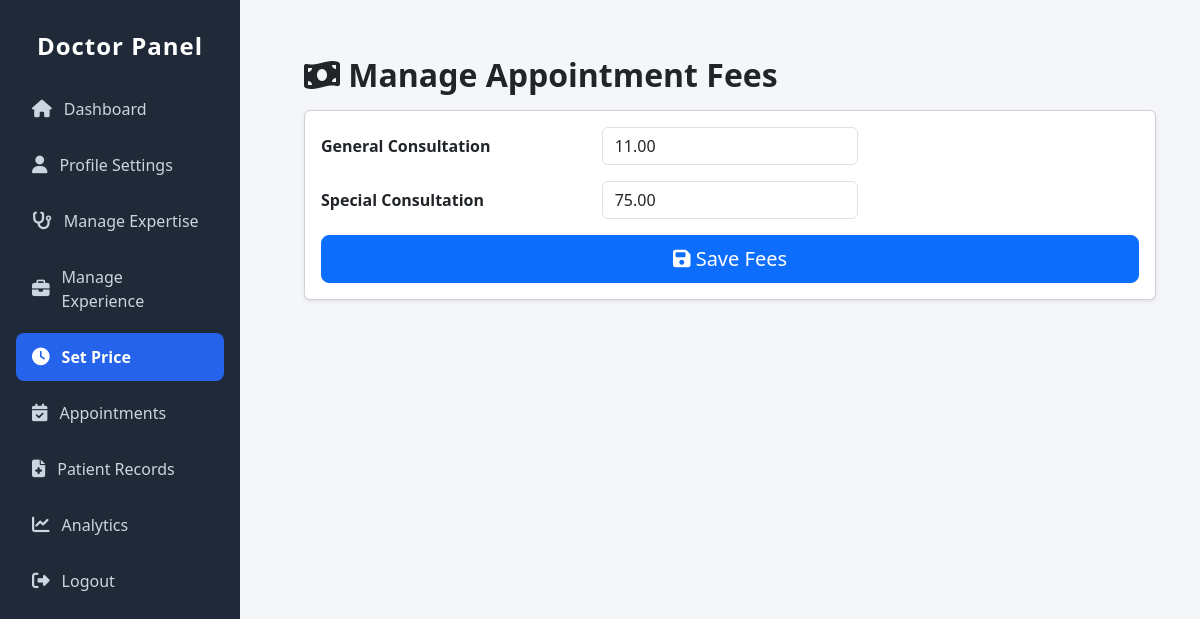
The app's page /users/doctor/manage-fees/ (signed in), older data.
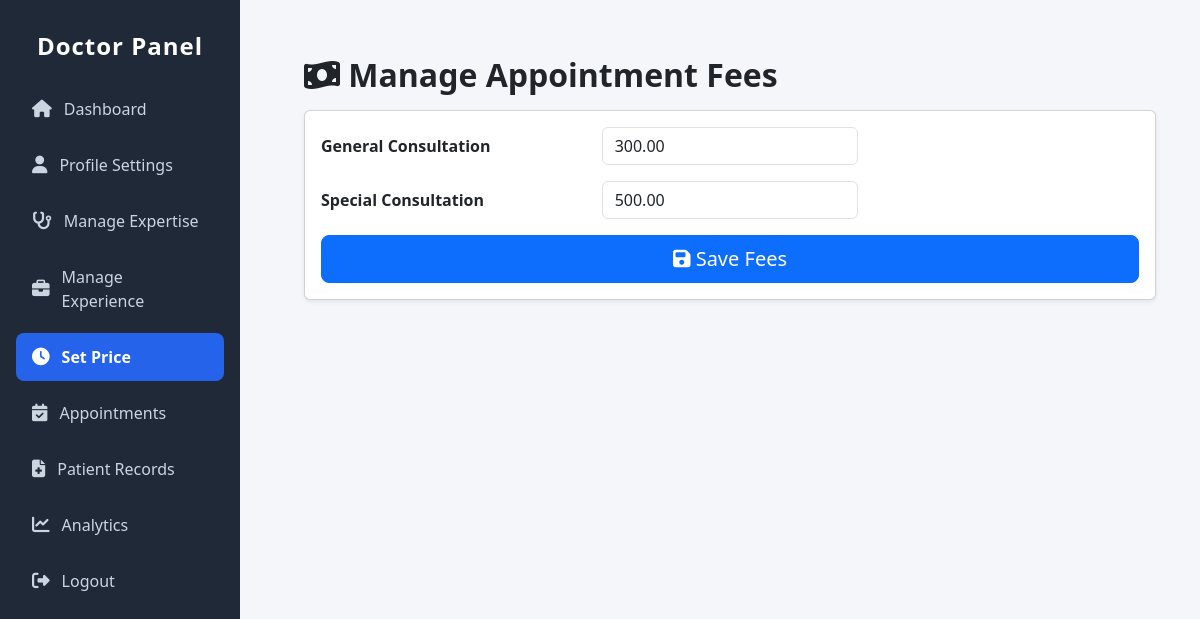
The same page, newer data.
### doctor/models.py (models this page shows, shortened)
class DoctorAppointmentFee(models.Model):
    APPOINTMENT_CATEGORIES = [
        ('General', 'General Consultation'),
        ('Special', 'Special Consultation'),
    ]
    doctor = models.ForeignKey(Doctor, on_delete=models.CASCADE, related_name='appointment_fees')
    category = models.CharField(max_length=50, choices=APPOINTMENT_CATEGORIES)
    price = models.DecimalField(max_digits=10, decimal_places=2)
    class Meta:
        unique_together = ('doctor', 'category')  # Prevent duplicates

### doctor/views.py (the view, shortened to what this page needs)
# urls.py: path('manage-fees/', views.manage_appointment_fees, name='manage_appointment_fees'),
@login_required
def manage_appointment_fees(request):
    doctor = get_object_or_404(Doctor, user=request.user)
    categories = DoctorAppointmentFee.APPOINTMENT_CATEGORIES
    fees_list = []
    for key, label in categories:
        fee = doctor.appointment_fees.filter(category=key).first()
        fees_list.append({
            'key': key,
            'label': label,
            'fee': fee.price if fee else ''
        })
    context = {
        'fees_list': fees_list
    }
    return render(request, 'doctor/manage_appointment_fees.html', context)

### doctor/templates/doctor/manage_appointment_fees.html (shortened to what this page needs)
{% extends 'doctor/doctor_sidebar.html' %}
{% block content %}
<div class="container mt-4">
    <h2 class="fw-bold mb-3">
        <i class="fa-solid fa-money-bill-wave"></i> Manage Appointment Fees
    </h2>
    <div class="card shadow-sm">
        <div class="card-body">
            <form method="POST">
                {% for item in fees_list %}
                    <div class="mb-3 row align-items-center">
                        <label class="col-md-4 col-form-label fw-semibold">
                            {{ item.label }}
                        </label>
                        <div class="col-md-4">
                            <input type="number"
                                   step="1"
                                   min="0"
                                   name="price_{{ item.key }}"
                                   class="form-control"
                                   placeholder="Enter fee"
                                   value="{{ item.fee }}">
                        </div>
                    </div>
                {% endfor %}
                <div class="d-grid mt-3">
                    <button type="submit" class="btn btn-primary btn-lg">
                        <i class="fa-solid fa-save"></i> Save Fees
                    </button>
                </div>
            </form>
        </div>
    </div>
</div>
{% endblock %}

Row changes from the older to the newer data that the page shows:
changed DoctorAppointmentFee (number 1 of 2 on the later page): fee "11.00" → "300.00"
changed DoctorAppointmentFee (number 2 of 2 on the later page): fee "75.00" → "500.00"
